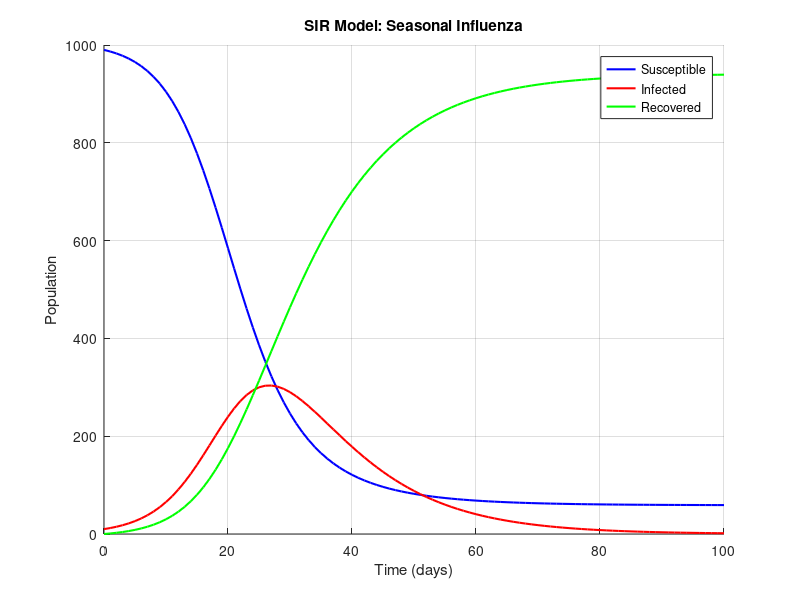
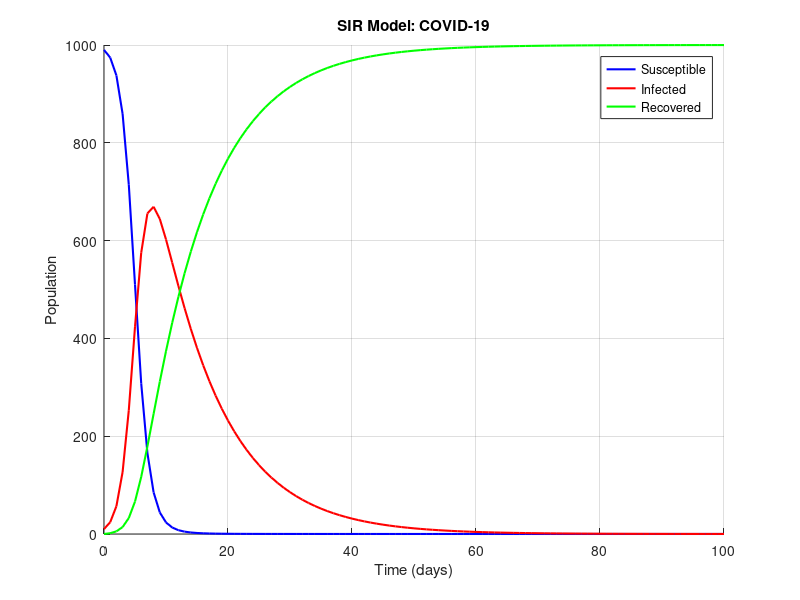
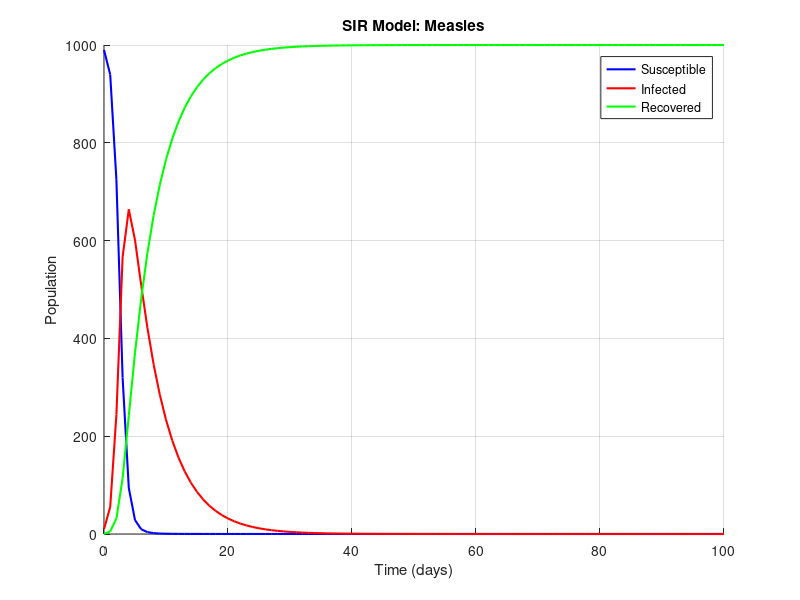

MATLAB code for these plots, in order:
% Parameters
T = 100; % Total simulation time (days)
h = 1; % Time step (days)
N = 1000; % Total population (constant)
S0 = 990; % Initial susceptible population
I0 = 10; % Initial infected population
R0 = 0; % Initial recovered population

% Parameter sets for different diseases
parameters = [
    0.3, 0.1;  % Seasonal Influenza (β, γ)
    1.0, 0.1;  % COVID-19 (β, γ)
    2.0, 0.2   % Measles (β, γ)
            ];
disease_names = {'Seasonal Influenza', 'COVID-19', 'Measles'};

for k = 1:size(parameters, 1)
    beta = parameters(k, 1);
    gamma = parameters(k, 2);

    S = zeros(1, T+1); I = zeros(1, T+1); R = zeros(1, T+1);
    S(1) = S0; I(1) = I0; R(1) = R0;

    % RK4 method
    for t = 1:T
        % Current values
        S_t = S(t); I_t = I(t); R_t = R(t);

        % Define ODEs
        dS = @(S, I) -(beta / N) * S * I;
        dI = @(S, I) (beta / N) * S * I - gamma * I;
        dR = @(I) gamma * I;

        % RK4 coefficients
        k1_S = h * dS(S_t, I_t);
        k1_I = h * dI(S_t, I_t);
        k1_R = h * dR(I_t);

        k2_S = h * dS(S_t + k1_S/2, I_t + k1_I/2);
        k2_I = h * dI(S_t + k1_S/2, I_t + k1_I/2);
        k2_R = h * dR(I_t + k1_I/2);

        k3_S = h * dS(S_t + k2_S/2, I_t + k2_I/2);
        k3_I = h * dI(S_t + k2_S/2, I_t + k2_I/2);
        k3_R = h * dR(I_t + k2_I/2);

        k4_S = h * dS(S_t + k3_S, I_t + k3_I);
        k4_I = h * dI(S_t + k3_S, I_t + k3_I);
        k4_R = h * dR(I_t + k3_I);
        
        S(t+1) = S_t + (k1_S + 2*k2_S + 2*k3_S + k4_S) / 6;
        I(t+1) = I_t + (k1_I + 2*k2_I + 2*k3_I + k4_I) / 6;
        R(t+1) = R_t + (k1_R + 2*k2_R + 2*k3_R + k4_R) / 6;
    end

    % Plot results
    figure;
    hold on;
    plot(0:T, S, 'b', 'LineWidth', 1.5);
    plot(0:T, I, 'r', 'LineWidth', 1.5);
    plot(0:T, R, 'g', 'LineWidth', 1.5);
    title(['SIR Model: ', disease_names{k}]);
    xlabel('Time (days)');
    ylabel('Population');
    legend('Susceptible', 'Infected', 'Recovered');
    grid on;
    hold off;
end
